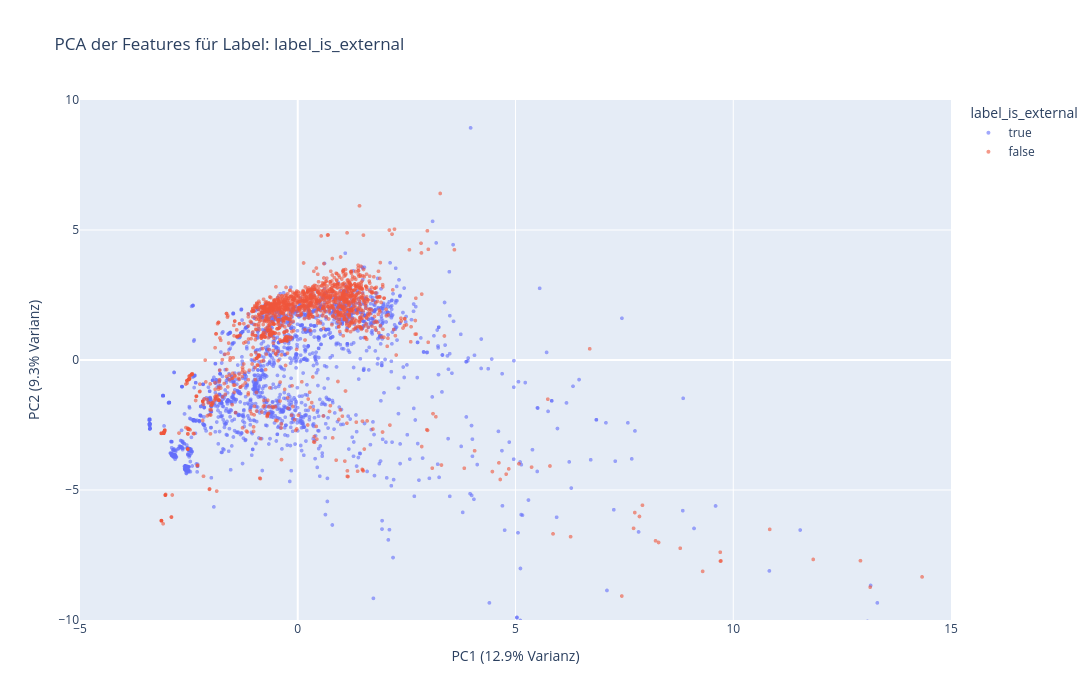

Write notebook code for a chart like this one.
### Code cell
# pca projection coloured by is_external
plot_feature_pca(
    df,
    feature_keys=ALL_FEATURE_KEYS,
    label_col="label_is_external",
    x_range=[-5, 15],
    y_range=[-10, 10],
    save="feature_label_is_external_pca_projection",
    chapter="appendix"
)

### Figure 1 — Plotly figure (JSON) as saved in the notebook; plotly's stock layout.template omitted (floating-point values rounded to 4 significant figures; data arrays with more than 128 entries replaced by an {"elided": "..."} marker saying what was removed)
{"data": [{"hovertemplate": "label_is_external=true<br>PC1 (12.9% Varianz)=%{x}<br>PC2 (9.3% Varianz)=%{y}<extra></extra>", "legendgroup": "true", "marker": {"color": "#636efa", "opacity": 0.6, "size": 4, "symbol": "circle"}, "mode": "markers", "name": "true", "showlegend": true, "type": "scattergl", "x": {"elided": "2481 float values"}, "xaxis": "x", "y": {"elided": "2481 float values"}, "yaxis": "y"}, {"hovertemplate": "label_is_external=false<br>PC1 (12.9% Varianz)=%{x}<br>PC2 (9.3% Varianz)=%{y}<extra></extra>", "legendgroup": "false", "marker": {"color": "#EF553B", "opacity": 0.6, "size": 4, "symbol": "circle"}, "mode": "markers", "name": "false", "showlegend": true, "type": "scattergl", "x": {"elided": "1708 float values"}, "xaxis": "x", "y": {"elided": "1708 float values"}, "yaxis": "y"}], "layout": {"height": 700, "legend": {"title": {"text": "label_is_external"}, "tracegroupgap": 0}, "margin": {}, "title": {"text": "PCA der Features für Label: label_is_external"}, "width": 1100, "xaxis": {"anchor": "y", "domain": [0, 1], "range": [-5, 15], "title": {"text": "PC1 (12.9% Varianz)"}}, "yaxis": {"anchor": "x", "domain": [0, 1], "range": [-10, 10], "title": {"text": "PC2 (9.3% Varianz)"}}}}
